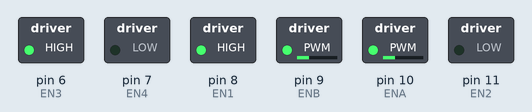
Recording of a sketch running on a simulated Arduino Uno, built with avr-gcc and run on an emulated ATmega328P. On the bench: switched loads named in the sketch (green lamp = pin HIGH).

Above: at 0.1 s.
Timing chart, 0 to 1.6 s (numbered marks = the images above):
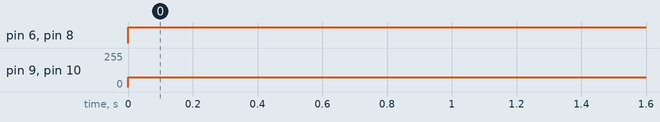

Measured:
- by itself, pin 6 (EN3), pin 8 (EN1): LOW → HIGH at 0.00 s
- by itself, pin 9 (ENB), pin 10 (ENA): 0/255 → 75/255 at 0.00 s

The sketch:

test_motor.ino
```cpp
#define ENA 10  // Motor 1 PWM
#define EN1 8  // Motor 1 forward
#define EN2 11   // Motor 1 backward
#define EN3 6   // Motor 2 forward
#define EN4 7   // Motor 2 backward
#define ENB 9   // Motor 2 PWM

void setup() {
  // put your setup code here, to run once:
  pinMode(ENA, OUTPUT);
  pinMode(EN1, OUTPUT);
  pinMode(EN2, OUTPUT);
  pinMode(EN3, OUTPUT);
  pinMode(EN4, OUTPUT);
  pinMode(ENB, OUTPUT);
}

void loop() {
  // put your main code here, to run repeatedly:
  maju(75);

}

void maju(int spd) {
  analogWrite(ENA, spd);
  analogWrite(ENB, spd);

  digitalWrite(EN1, HIGH);
  digitalWrite(EN2, LOW);

  digitalWrite(EN3, HIGH);
  digitalWrite(EN4, LOW);
}
```
